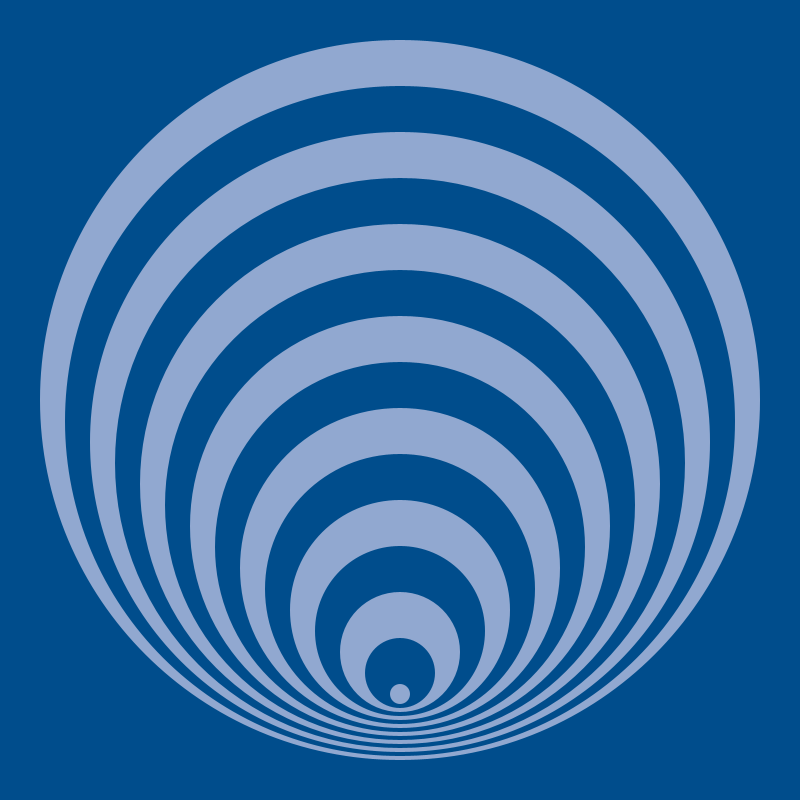
Frame 1 (no input)
Frame 60 (the mouse pressed at the canvas centre just before this capture): identical to frame 1, image omitted
Frame 120 (the mouse held since frame 60 and released just before this capture): identical to frame 1, image omitted

The Processing sketch that drew this single still picture (run headless with seeded random() and noise(); from frame 60 on, the mouse is pressed at the canvas centre):

// Processing sketch: pantoneTests
// ── pantoneTests.pde
color[] pantone2016 = 
  {
    #f7cac9, #f7786b, #91a8d0, #004d8c, #fbe337, 
  #98ddde, #9896a4, #dc443a, #b18f6a, #71cc51
  };

void setup() {
  size(800, 800);
  //noLoop();
}

void draw() {
  background(pantone2016[3]);
  noStroke();
  int w = width-width/10;
  int h = height-height/10;
  int m = 21;
  int s = 50;
  rectMode(CENTER);
  for (int i=0; i<15; i++) {
    fill(pantone2016[2+i%2]);
    ellipse(width/2, height/2+i*m, w-i*s, h-i*s);
  }
}
